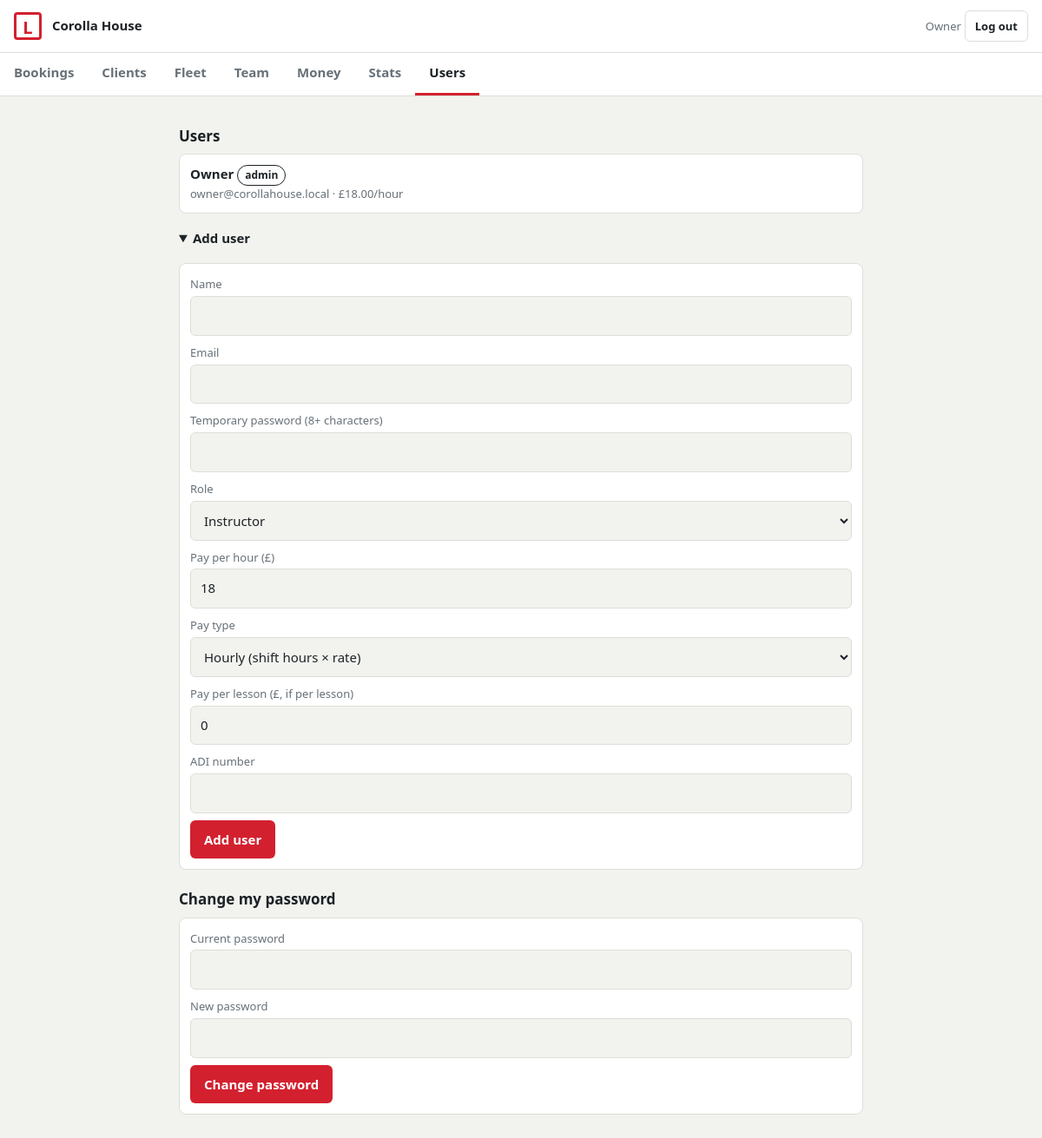
The app's page /users (signed in) with its own data.
### tables this page shows
CREATE TABLE users(id INTEGER PRIMARY KEY, name TEXT NOT NULL, email TEXT UNIQUE NOT NULL, pw_hash TEXT NOT NULL,
 role TEXT NOT NULL CHECK(role IN('admin','instructor')), rate_p INTEGER NOT NULL DEFAULT 1800, adi_number TEXT, active INTEGER NOT NULL DEFAULT 1, pay_mode TEXT NOT NULL DEFAULT 'hourly', per_lesson_p INTEGER NOT NULL DEFAULT 0);

### app.py (the view, shortened to what this page needs)
@app.route("/users", methods=["GET", "POST"])
@admin_only
def users():
    return render_template("users.html", rows=q("SELECT * FROM users ORDER BY active DESC, name"))

### app.py (called while the page is built)
def db():
    if "db" not in g:
        g.db = sqlite3.connect(DB_PATH, timeout=10)
        g.db.row_factory = sqlite3.Row
        g.db.execute("PRAGMA foreign_keys=ON")
    return g.db

@app.teardown_appcontext
def _close(_):
    d = g.pop("db", None)
    if d:
        d.close()

def q(sql, a=()):  return db().execute(sql, a).fetchall()

def q1(sql, a=()): return db().execute(sql, a).fetchone()

@app.template_filter("gbp")
def gbp(p): return "£{:,.2f}".format((p or 0) / 100)

@app.context_processor
def _ctx():
    def csrf_field():
        session.setdefault("t", secrets.token_hex(16))
        return Markup(f'<input type="hidden" name="_t" value="{session["t"]}">')
    return dict(csrf_field=csrf_field, today=date.today().isoformat(), SKILLS=SKILLS)

def is_admin(): return g.user and g.user["role"] == "admin"

def admin_only(f):
    @wraps(f)
    def w(*a, **k):
        if not is_admin():
            abort(403)
        return f(*a, **k)
    return w

@app.before_request
def guard():
    g.user = g.client = None
    if session.get("uid"):
        g.user = q1("SELECT * FROM users WHERE id=? AND active=1", (session["uid"],))
    elif session.get("cid"):
        g.client = q1("SELECT l.*, c.name FROM client_logins l JOIN clients c ON c.id=l.client_id WHERE l.client_id=? AND c.deleted=0", (session["cid"],))
    ep = request.endpoint
    if request.method == "POST" and ep != "stripe_webhook":
        if not secrets.compare_digest(request.form.get("_t", ""), session.get("t", "x")):
            abort(400, "Form expired. Go back, reload the page and try again.")
    if ep not in ("login", "static", "stripe_webhook", "sw") and not (g.user or g.client):
        return redirect(url_for("login"))
    if g.client and ep not in CLIENT_OK:
        return redirect(url_for("portal"))

@app.after_request
def headers(r):
    r.headers["X-Content-Type-Options"] = "nosniff"; r.headers["X-Frame-Options"] = "DENY"
    r.headers["Referrer-Policy"] = "same-origin"
    if request.endpoint != "static": r.headers["Cache-Control"] = "no-store"
    return r

### templates/users.html (shortened to what this page needs)
{% extends 'base.html' %}{% import 'macros.html' as m with context %}{% block body %}<h2>Users</h2>
{% for u in rows %}<div class="card row"><div><b>{{ u.name }}</b> <span class="tag">{{ u.role }}</span><div class="mu">{{ u.email }} · {{ (u.per_lesson_p|gbp ~ '/lesson') if u.pay_mode=='per_lesson' else (u.rate_p|gbp ~ '/hour') }}</div></div></div>{% endfor %}
<details open><summary>Add user</summary><form method="post" class="card">{{ csrf_field() }}<label>Name</label><input name="name" required><label>Email</label><input name="email" type="email" required>
<label>Temporary password (8+ characters)</label><input name="password" type="password" minlength="8" required><label>Role</label><select name="role"><option value="instructor">Instructor</option><option value="admin">Owner / admin</option></select>
<label>Pay per hour (£)</label><input name="rate" type="number" step="0.01" value="18"><label>Pay type</label><select name="pay_mode"><option value="hourly">Hourly (shift hours × rate)</option><option value="per_lesson">Per lesson (commission)</option></select><label>Pay per lesson (£, if per lesson)</label><input name="per_lesson" type="number" step="0.01" value="0"><label>ADI number</label><input name="adi"><button class="btn">Add user</button></form></details>
<h2>Change my password</h2><form method="post" action="{{ url_for('password') }}" class="card">{{ csrf_field() }}<label>Current password</label><input name="old" type="password" required><label>New password</label><input name="new" type="password" minlength="8" required><button class="btn">Change password</button></form>{% endblock %}

### templates/base.html
<!doctype html><html lang="en-GB"><head><meta charset="utf-8"><meta name="viewport" content="width=device-width,initial-scale=1">
<title>Corolla House</title><link rel="stylesheet" href="{{ url_for('static', filename='style.css') }}">
<link rel="manifest" href="{{ url_for('static', filename='manifest.json') }}"><link rel="apple-touch-icon" href="{{ url_for('static', filename='icon-192.png') }}"><meta name="theme-color" content="#d3202f"></head><body>
{% if g.user or g.client %}<header><span class="lp">L</span><b>Corolla House</b>
<form method="post" action="{{ url_for('logout') }}" class="inline right">{{ csrf_field() }}<span class="mu">{{ g.user.name if g.user else g.client.name }}</span> <button class="sm">Log out</button></form></header>{% endif %}
{% if g.user %}<nav>{% set links=[('today','Bookings'),('clients','Clients'),('fleet','Fleet'),('team','Team')] + ([('money','Money'),('stats','Stats'),('users','Users')] if g.user.role=='admin' else []) %}
{% for e,l in links %}<a href="{{ url_for(e) }}" class="{{ 'on' if request.endpoint==e or (e=='clients' and request.endpoint=='client') }}">{{ l }}</a>{% endfor %}</nav>{% endif %}
<main>{% for c,m in get_flashed_messages(with_categories=true) %}<div class="flash {{ c }}">{{ m }}</div>{% endfor %}{% block body %}{% endblock %}</main>
<script>if('serviceWorker' in navigator)navigator.serviceWorker.register('/sw.js').catch(()=>{})</script></body></html>

### static/style.css (style rules this page uses)
:root { --bg:#f2f3ef;--sf:#fff;--ink:#1c2226;--mu:#667078;--ln:#dcdfd8;--ac:#d3202f;--ok:#1f7a4d;--wn:#b7791f }
* { box-sizing:border-box }
body { margin:0;background:var(--bg);color:var(--ink);font:15px/1.45 system-ui,-apple-system,"Segoe UI",sans-serif }
header { display:flex;align-items:center;gap:12px;padding:12px 16px;background:var(--sf);border-bottom:1px solid var(--ln) }
.lp { width:32px;height:32px;border:3px solid var(--ac);color:var(--ac);font-weight:800;font-size:20px;display:grid;place-items:center;border-radius:4px;background:#fff }
.right { margin-left:auto }
nav { display:flex;overflow-x:auto;background:var(--sf);border-bottom:1px solid var(--ln) }
nav a { padding:12px 16px;color:var(--mu);text-decoration:none;font-weight:600;border-bottom:3px solid transparent;white-space:nowrap }
nav a.on { color:var(--ink);border-bottom-color:var(--ac) }
main { max-width:820px;margin:0 auto;padding:12px 16px 60px }
h2 { font-size:17px;margin:22px 0 8px }
.card { background:var(--sf);border:1px solid var(--ln);border-radius:8px;padding:12px;margin:8px 0;display:block;color:inherit;text-decoration:none }
.row { display:flex;justify-content:space-between;gap:10px;align-items:flex-start;flex-wrap:wrap }
.mu { color:var(--mu);font-size:13px }
.inline { display:inline }
input,select { width:100%;padding:11px;border:1px solid var(--ln);border-radius:6px;background:var(--bg);color:var(--ink);font:inherit;margin:3px 0 8px }
label { font-size:13px;color:var(--mu) }
.btn { padding:11px 16px;border:0;border-radius:6px;background:var(--ac);color:#fff;font:600 15px system-ui;min-height:44px;cursor:pointer }
.sm { display:inline-block;padding:8px 11px;border:1px solid var(--ln);border-radius:6px;background:var(--sf);color:var(--ink);font:600 13px system-ui;min-height:36px;text-decoration:none;cursor:pointer }
.tag { display:inline-block;padding:2px 8px;border-radius:99px;font-size:12px;font-weight:600;border:1px solid currentColor }
summary { cursor:pointer;font-weight:600;padding:10px 0 }

### records on screen
users: user "Owner", name "Owner", role "admin", email "owner@corollahouse.local", pay_mode+rate_p "£18.00/hour"

### other values on screen
{{ l }} "Bookings" "Clients" "Fleet" "Team" "Money" "Stats" "Users"
